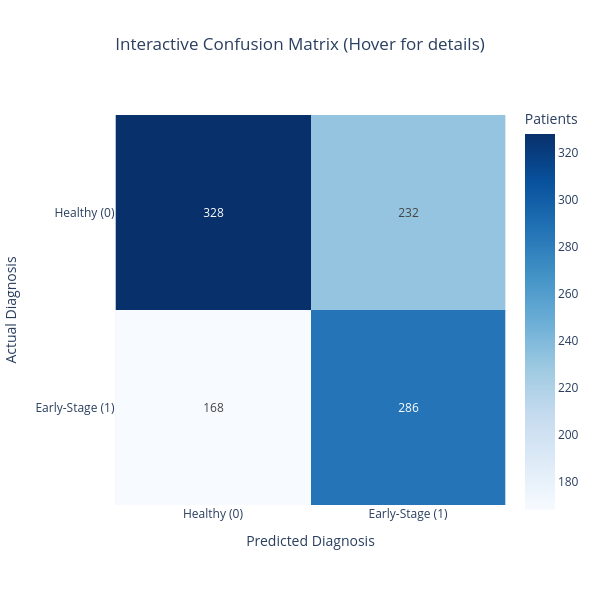

Write notebook code for a chart like this one.
### Code cell
cm = confusion_matrix(y_test, y_pred)
fig_cm = px.imshow(cm, text_auto=True, color_continuous_scale='Blues',
                   labels=dict(x="Predicted Diagnosis", y="Actual Diagnosis", color="Patients"),
                   x=['Healthy (0)', 'Early-Stage (1)'],
                   y=['Healthy (0)', 'Early-Stage (1)'],
                   title="Interactive Confusion Matrix")
fig_cm.update_layout(title_x=0.5, width=600, height=600)
fig_cm.show()

### Figure 1 — Plotly figure (JSON) as saved in the notebook; plotly's stock layout.template omitted (floating-point values rounded to 4 significant figures)
{"data": [{"coloraxis": "coloraxis", "hovertemplate": "Predicted Diagnosis: %{x}<br>Actual Diagnosis: %{y}<br>Patients: %{z}<extra></extra>", "name": "0", "texttemplate": "%{z}", "type": "heatmap", "x": ["Healthy (0)", "Early-Stage (1)"], "xaxis": "x", "y": ["Healthy (0)", "Early-Stage (1)"], "yaxis": "y", "z": [[328, 232], [168, 286]]}], "layout": {"coloraxis": {"colorbar": {"title": {"text": "Patients"}}, "colorscale": [[0, "rgb(247,251,255)"], [0.125, "rgb(222,235,247)"], [0.25, "rgb(198,219,239)"], [0.375, "rgb(158,202,225)"], [0.5, "rgb(107,174,214)"], [0.625, "rgb(66,146,198)"], [0.75, "rgb(33,113,181)"], [0.875, "rgb(8,81,156)"], [1, "rgb(8,48,107)"]]}, "height": 600, "title": {"text": "Interactive Confusion Matrix (Hover for details)", "x": 0.5}, "width": 600, "xaxis": {"anchor": "y", "constrain": "domain", "domain": [0, 1], "scaleanchor": "y", "title": {"text": "Predicted Diagnosis"}}, "yaxis": {"anchor": "x", "autorange": "reversed", "constrain": "domain", "domain": [0, 1], "title": {"text": "Actual Diagnosis"}}}}
